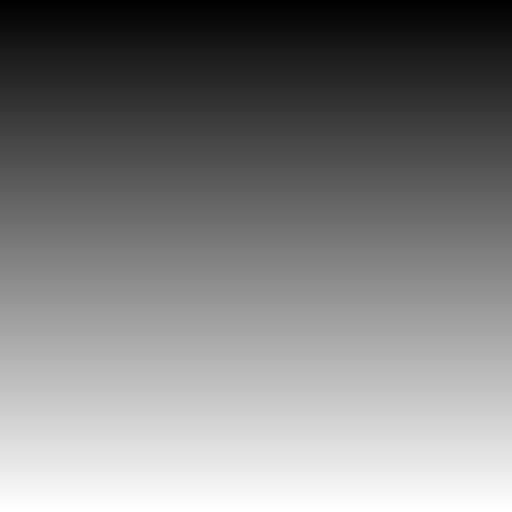
#> input picture Immagini/gradient.bmp, 512 x 512 px
$ python testScript.py
#> lines starting #> are read from the running program, lines starting #| are printed output that depends on the picture
### img_conversion.py
from dct import my_dct2, my_idct2
from scipy.fftpack import dct, idct
from PIL import Image
import numpy as np
import io
import itertools
from PIL import ImageFile


def img_conv(F, d, img):
    # Converting the image to a numpy array
    if img.mode != "L":
        img = img.convert("L")
    img_arr = np.array(img)
    res_arr = np.zeros((img_arr.shape[0] - img_arr.shape[0] % F,
                        img_arr.shape[1] - img_arr.shape[1] % F))

    # Section 1
    # Separating F X F blocks
    coord = [(x, y) for x in range(0, img_arr.shape[0]-F+1, F)
             for y in range(0, img_arr.shape[1]-F+1, F)]
    blocks = []
    for (x, y) in coord:
        blocks.append(np.copy(img_arr[x:x+F, y:y+F]))

    # Section 2
    for (f, (x, y)) in zip(blocks, coord):
        # Section 2.1
        # Applying DCT2
        c = dct(dct(f, axis=0, norm='ortho'), axis=1, norm='ortho')

        # Section 2.2
        # Cutting frequencies (with threshold d)
        for k in range(0, F):
            for l in range(0, F):
                if k+l >= d:
                    c[k][l] = 0.0

        # Section 2.3
        # Applying I-DCT2
        res_f = idct(idct(c, axis=1, norm='ortho'), axis=0, norm='ortho')

        # Section 2.4
        # Bounding to [0, 255] and
        # mapping the block in the converted array
        res_f = res_f.astype('int')
        res_f = np.maximum(res_f, 0)
        res_f = np.minimum(res_f, 255)
        res_arr[x:x+F, y:y+F] = res_f

    # Converting the array to an image
    res = Image.fromarray(res_arr.astype('uint8'))
    res = res.convert("L")
    return res

def open_img(path):
#> called with path = 'Immagini/gradient.bmp'
    return Image.open(path)
#> returned value is the input picture: PIL image 512x512 RGB; min 0, max 255, mean 127.5

def save_img(img, path):
    img.save(path)

# [6 lines left out: function img_dct, not called in this run]

def main():
    img_dct(20, 5, "Immagini/bridge1.bmp", "result.bmp")

# [2 lines that do not run on import are left out]


### testScript.py
from img_conversion import img_conv, open_img
import matplotlib.pyplot as plt

# [21 lines left out: function testBW, not called in this run]

def testGrad():
    bw_img = open_img("Immagini/gradient.bmp")
    F_vals = [8, 16, 32, 64]
    ran_d = 4
    idx = 0
    fig, ax = plt.subplots(nrows = len(F_vals), ncols = ran_d)
    ax = ax.flatten()
    for F in F_vals:
        for d in range(ran_d):
            com_img = img_conv(F, d+1, bw_img)
            ax[idx].imshow(com_img.convert("RGB"))
            ax[idx].set_xticks([])
            ax[idx].set_yticks([])
            idx += 1
#> after the loop, idx = 16
    for d in range(ran_d):
        plt.setp(ax[-1-d], xlabel=f'd = {ran_d-d}')
#> this loop made 4 passes
    idx_F = 0
    for F in F_vals:
        plt.setp(ax[idx_F], ylabel=f'F = {F}')
        idx_F += ran_d
#> after the loop, idx_F = 16
    plt.show()
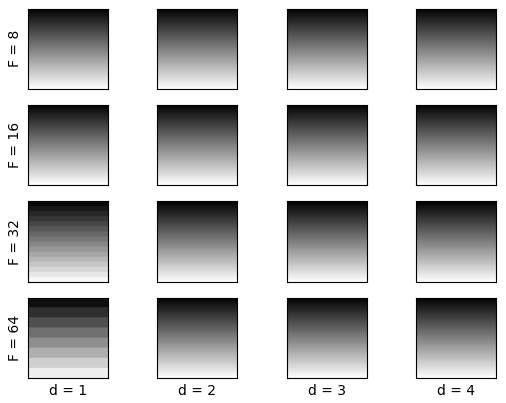
#> figure drawn by matplotlib, 16 panels

# [45 lines left out: functions testChess, testDeer, not called in this run]

def main():
    # testBW()
    # testChess()
    # testDeer()
    testGrad()


if __name__ == "__main__":
    main()
